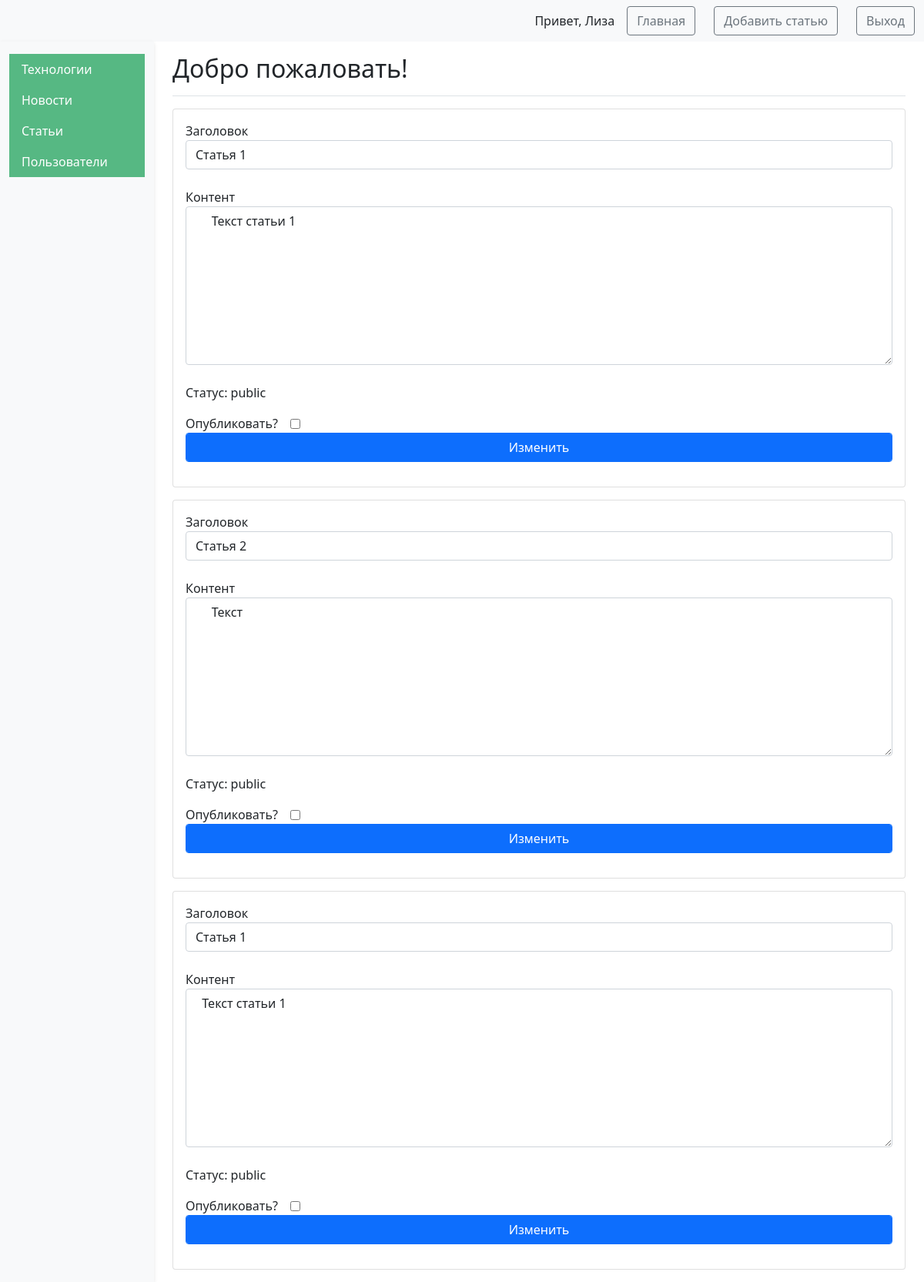
The page /post_admin (signed in) on the database its author committed.
### tables this page shows
CREATE TABLE users (
    id INTEGER PRIMARY KEY AUTOINCREMENT,
    name TEXT NOT NULL,
    email TEXT NOT NULL,
    psw TEXT NOT NULL,
    is_admin INTEGER NOT NULL
);

CREATE TABLE posts (
    id INTEGER PRIMARY KEY AUTOINCREMENT,
    created TIMESTAMP NOT NULL DEFAULT CURRENT_TIMESTAMP,
    title TEXT NOT NULL,
    content TEXT NOT NULL,
    status TEXT DEFAULT draft,
    author TEXT NOT NULL
);

### app.py (the view, shortened to what this page needs)
@app.route('/post_admin', methods=["POST", "GET"])
@login_required
def post_admin():
    data = None
    if int(current_user.get_admin()) == 1:
        data = dbase.getJSON()
    else:
        data = dbase.getUserPostsJSON(current_user.get_id())
    res = dbase.getAllUsers()
    return render_template(
        "post_admin.html",
        posts=data,
        res=res,
        user_name=current_user.get_name(),
        is_admin=int(current_user.get_admin())
    )

### DataBase.py (called while the page is built)
    def getJSON(self):
        sql = '''SELECT * FROM posts'''
        try:
            self.__cur.execute(sql)
            res = self.__cur.fetchall()
            if res:
                blocks_list = [dict(ix) for ix in res]
                return blocks_list
        except:
            return False
        return []

    def getUser(self, user_id):
        try:
            self.__cur.execute(
                f"SELECT * FROM users WHERE id = {user_id} LIMIT 1")
            res = self.__cur.fetchone()
            if not res:
                print("Пользователь не найден")
                return False
            return res
        except sqlite3.Error as e:
            print("Ошибка получения из БД "+str(e))
        return False

    def getAllUsers(self):
        try:
            self.__cur.execute(f"SELECT * FROM users")
            res = self.__cur.fetchall()
            print(res)
            if res:
                blocks_list = [dict(ix) for ix in res]
                print(blocks_list)
                return blocks_list
        except sqlite3.Error as e:
            print("Ошибка получения данных из БД "+str(e))
        return False

### UserLogin.py (called while the page is built)
    def fromDB(self, user_id, db):
        self.__user = db.getUser(user_id)
        return self

    def get_name(self):
        return str(self.__user['name'])

    def get_admin(self):
        return str(self.__user['is_admin'])

### app.py (called while the page is built)
@app.before_request
def before_request():
    global dbase
    db = get_db()
    dbase = DataBase(db)

@login_manager.user_loader  # Загрузка пользователя
def load_user(user_id):
    return UserLogin().fromDB(user_id, dbase)

def connect_db():
    conn = sqlite3.connect(app.config['DATABASE'], check_same_thread=False)
    conn.row_factory = sqlite3.Row
    return conn

def get_db():
    if not hasattr(g, 'link_db'):
        g.link_db = connect_db()
    return g.link_db

### templates/post_admin.html (shortened to what this page needs)
<!DOCTYPE html>
<html lang="en">
<head>
	<link href="https://cdn.jsdelivr.net/npm/bootstrap@5.1.3/dist/css/bootstrap.min.css" rel="stylesheet">
</head>
<body>
	<nav class="navbar navbar-expand-lg navbar-light bg-light">
		<div class="container-fluid">
			<div class="d-flex align-items-center">
				<span class="me-3">Привет, {{user_name}}</span>
				<a href="{{ url_for('index') }}" class="btn btn-outline-secondary me-4">Главная</a>
				<a class="btn btn-outline-secondary me-4" href="{{url_for('addPost')}}">Добавить статью</a>
				<a href="{{ url_for('logout') }}" class="btn btn-outline-secondary">Выход</a>
			</div>
		</div>
	</nav>
	<div class="container-fluid">
		<div class="row">
			{% if is_admin == 1 %}
			<nav id="sidebarMenu" class="col-md-3 col-lg-2 d-md-block bg-light sidebar collapse">
				<div class="position-sticky pt-3">
					<ul class="nav flex-column">
						<li class="nav-item">
							<a class="nav-link active" aria-current="page" href="{{ url_for('tech_admin') }}">
								Технологии
							</a>
							<a class="nav-link active" aria-current="page" href="{{ url_for('news_admin') }}">
								Новости
							</a>
							<a class="nav-link active" aria-current="page" href="{{ url_for('post_admin') }}">
								Статьи
							</a>
							<a class="nav-link active" aria-current="page" href="{{ url_for('get_all_users') }}">
								Пользователи
							</a>
						</li>
					</ul>
				</div>
			</nav>
			{% endif %}
			<main class="col-md-9 ms-sm-auto col-lg-10 px-md-4">
				<div
					class="d-flex justify-content-between flex-wrap flex-md-nowrap align-items-center pt-3 pb-2 mb-3 border-bottom">
					<h1 class="h2">Добро пожаловать!</h1>
				</div>
				{% if posts == () %}
				<h5 class="card-title">Статей пока нету</h5>
				{% else %}
				{% for post in posts %}
				{% if is_admin == 1 %}
				<form action="{{url_for('post_admin')}}" method="post" class="form-contact">
					<div class="card mb-3">
						<div class="card-body">
							<label class="d-flex flex-column">Заголовок<input class="form-control" type="text"
									value="{{ post['title'] }}" name="title"> <br></label>
							<label class="d-flex flex-column">Контент<textarea class="form-control"
									value="{{ post['content'] }}" name="content" rows="8"
									cols="55"> {{ post['content'] }}</textarea> <br></label>
							<p>Статус: {{ post['status'] }}</p>
							<label class="d-flex gap-3 align-items-center">Опубликовать?<input id='testName'
									type='checkbox' value='public' name='status'></label>
							<p><button class="form-control color-primary btn btn-primary"
									type="submit">Изменить</button>
						</div>
					</div>
				</form>
				{% endif %}
				{% endfor %}
				{% endif %}
			</main>
		</div>
	</div>
</body>
</html>

### templates/post_admin.html (style rules this page uses)
#sidebarMenu { min-height: 100vh; box-shadow: 0 2px 5px rgba(0, 0, 0, 0.1); z-index: 1000; }
.sidebar .nav-link { border-radius: 0; color: #333; }
.sidebar .nav-link.active { background-color: #56B883; color: white; }

### rows shown on the page
users: name "Лиза"
posts: title "Статья 1", content "Текст статьи 1", status "public"
posts: title "Статья 2", content "Текст", status "public"
posts: title "Статья 1", content "Текст статьи 1", status "public"
